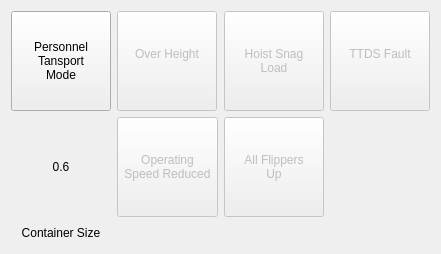
      <widget class="QWidget" name="spreaderPage">
       <layout class="QGridLayout" name="gridLayout_3">
        <item row="1" column="0">
         <widget class="QLabel" name="containerSize">
          <property name="sizePolicy">
           <sizepolicy hsizetype="Preferred" vsizetype="Minimum">
            <horstretch>0</horstretch>
            <verstretch>0</verstretch>
           </sizepolicy>
          </property>
          <property name="minimumSize">
           <size>
            <width>100</width>
            <height>100</height>
           </size>
          </property>
          <property name="maximumSize">
           <size>
            <width>100</width>
            <height>100</height>
           </size>
          </property>
          <property name="text">
           <string>0.6</string>
          </property>
          <property name="alignment">
           <set>Qt::AlignCenter</set>
          </property>
          <property name="textInteractionFlags">
           <set>Qt::NoTextInteraction</set>
          </property>
         </widget>
        </item>
        <item row="0" column="4">
         <widget class="QToolButton" name="hoistSnagLoadIndicator">
          <property name="enabled">
           <bool>false</bool>
          </property>
          <property name="minimumSize">
           <size>
            <width>100</width>
            <height>100</height>
           </size>
          </property>
          <property name="text">
           <string>Hoist Snag
Load</string>
          </property>
          <property name="icon">
           <iconset>
            <normaloff>UI/resources/greenlight.png</normaloff>UI/resources/greenlight.png</iconset>
          </property>
          <property name="iconSize">
           <size>
            <width>80</width>
            <height>80</height>
           </size>
          </property>
          <property name="checkable">
           <bool>true</bool>
          </property>
          <property name="toolButtonStyle">
           <enum>Qt::ToolButtonTextUnderIcon</enum>
          </property>
         </widget>
        </item>
        <item row="0" column="0">
         <widget class="QPushButton" name="transportModeButton">
          <property name="minimumSize">
           <size>
            <width>100</width>
            <height>100</height>
           </size>
          </property>
          <property name="maximumSize">
           <size>
            <width>100</width>
            <height>100</height>
           </size>
          </property>
          <property name="text">
           <string>Personnel
Tansport
Mode</string>
          </property>
          <property name="checkable">
           <bool>true</bool>
          </property>
         </widget>
        </item>
        <item row="0" column="5">
         <widget class="QToolButton" name="ttdsFaultIndicator">
          <property name="enabled">
           <bool>false</bool>
          </property>
          <property name="minimumSize">
           <size>
            <width>100</width>
            <height>100</height>
           </size>
          </property>
          <property name="text">
           <string>TTDS Fault
</string>
          </property>
          <property name="icon">
           <iconset>
            <normaloff>UI/resources/greenlight.png</normaloff>UI/resources/greenlight.png</iconset>
          </property>
          <property name="iconSize">
           <size>
            <width>80</width>
            <height>80</height>
           </size>
          </property>
          <property name="checkable">
           <bool>true</bool>
          </property>
          <property name="toolButtonStyle">
           <enum>Qt::ToolButtonTextUnderIcon</enum>
          </property>
         </widget>
        </item>
        <item row="2" column="0">
         <widget class="QLabel" name="label_22">
          <property name="minimumSize">
           <size>
            <width>100</width>
            <height>20</height>
           </size>
          </property>
          <property name="maximumSize">
           <size>
            <width>100</width>
            <height>20</height>
           </size>
          </property>
          <property name="text">
           <string>Container Size</string>
          </property>
          <property name="alignment">
           <set>Qt::AlignCenter</set>
          </property>
         </widget>
        </item>
        <item row="0" column="3">
         <widget class="QToolButton" name="overHeightIndicator">
          <property name="enabled">
           <bool>false</bool>
          </property>
          <property name="minimumSize">
           <size>
            <width>100</width>
            <height>100</height>
           </size>
          </property>
          <property name="text">
           <string>Over Height
</string>
          </property>
          <property name="icon">
           <iconset>
            <normaloff>UI/resources/greenlight.png</normaloff>UI/resources/greenlight.png</iconset>
          </property>
          <property name="iconSize">
           <size>
            <width>80</width>
            <height>80</height>
           </size>
          </property>
          <property name="checkable">
           <bool>true</bool>
          </property>
          <property name="toolButtonStyle">
           <enum>Qt::ToolButtonTextUnderIcon</enum>
          </property>
         </widget>
        </item>
        <item row="1" column="3">
         <widget class="QToolButton" name="speedReducedIndication">
          <property name="enabled">
           <bool>false</bool>
          </property>
          <property name="minimumSize">
           <size>
            <width>100</width>
            <height>100</height>
           </size>
          </property>
          <property name="text">
           <string>Operating 
Speed Reduced</string>
          </property>
          <property name="icon">
           <iconset>
            <normaloff>UI/resources/greenlight.png</normaloff>UI/resources/greenlight.png</iconset>
          </property>
          <property name="iconSize">
           <size>
            <width>80</width>
            <height>80</height>
           </size>
          </property>
          <property name="checkable">
           <bool>true</bool>
          </property>
          <property name="toolButtonStyle">
           <enum>Qt::ToolButtonTextUnderIcon</enum>
          </property>
         </widget>
        </item>
        <item row="1" column="4">
         <widget class="QToolButton" name="flippersUpIndication">
          <property name="enabled">
           <bool>false</bool>
          </property>
          <property name="minimumSize">
           <size>
            <width>100</width>
            <height>100</height>
           </size>
          </property>
          <property name="text">
           <string>All Flippers
Up</string>
          </property>
          <property name="icon">
           <iconset>
            <normaloff>UI/resources/greenlight.png</normaloff>UI/resources/greenlight.png</iconset>
          </property>
          <property name="iconSize">
           <size>
            <width>80</width>
            <height>80</height>
           </size>
          </property>
          <property name="checkable">
           <bool>true</bool>
          </property>
          <property name="toolButtonStyle">
           <enum>Qt::ToolButtonTextUnderIcon</enum>
          </property>
         </widget>
        </item>
       </layout>
      </widget>
